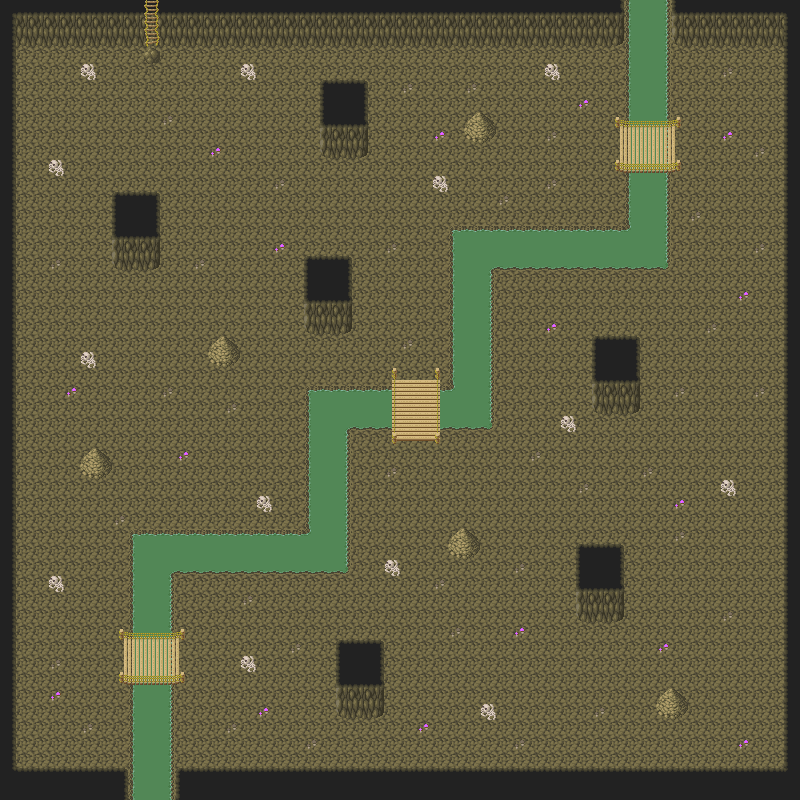

This is a level from a 2D game, rendered from its Tiled map with the project's own tilesets. A one-line summary and the map file follow, with tile-layer data summarised:
An orthogonal 50x50 tile map with 16x16 px tiles, 6 tile layers (Ground, Ground Decoration, Ground Special, Walls, ...), 3 tilesets.

<map version="1.9" tiledversion="1.9.2" orientation="orthogonal" renderorder="right-down" width="50" height="50" tilewidth="16" tileheight="16" infinite="0" nextlayerid="7" nextobjectid="1">
 <tileset firstgid="1" source="Tileset.tsx" />
 <tileset firstgid="1993" source="CaveWater.tsx" />
 <tileset firstgid="2089" source="CaveTops.tsx" />
 <layer id="1" name="Ground" class="1" width="50" height="50">
  <properties>
   <property name="RunCollision" type="bool" value="true" />
  </properties>
  <data>[2500 cells, 2500 non-empty, 10 distinct tile ids]</data>
 </layer>
 <layer id="2" name="Ground Decoration" class="2" width="50" height="50">
  <properties>
   <property name="RunCollision" type="bool" value="false" />
  </properties>
  <data>[2500 cells, 67 non-empty, 3 distinct tile ids]</data>
 </layer>
 <layer id="6" name="Ground Special" class="2" width="50" height="50">
  <properties>
   <property name="RunCollision" type="bool" value="true" />
  </properties>
  <data>[2500 cells, 60 non-empty, 18 distinct tile ids]</data>
 </layer>
 <layer id="3" name="Walls" class="3" width="50" height="50">
  <properties>
   <property name="RunCollision" type="bool" value="true" />
  </properties>
  <data>[2500 cells, 286 non-empty, 14 distinct tile ids]</data>
 </layer>
 <layer id="4" name="Decoration" class="4" width="50" height="50">
  <properties>
   <property name="RunCollision" type="bool" value="false" />
  </properties>
  <data>[2500 cells, 76 non-empty, 7 distinct tile ids]</data>
 </layer>
 <layer id="5" name="Wall Special" class="4" width="50" height="50">
  <properties>
   <property name="RunCollision" type="bool" value="true" />
  </properties>
  <data>[2500 cells, 77 non-empty, 7 distinct tile ids]</data>
 </layer>
</map>